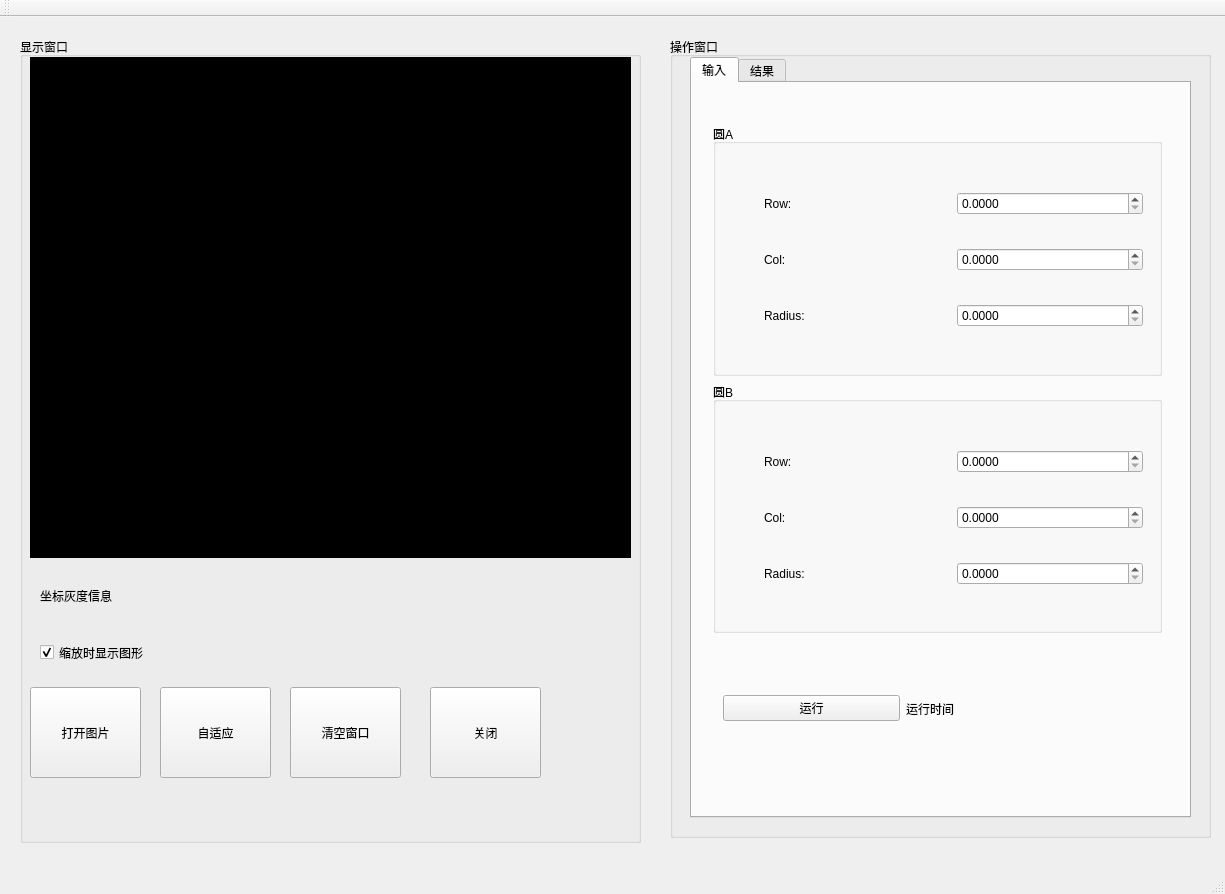
<?xml version="1.0" encoding="UTF-8"?>
<ui version="4.0">
 <class>IntersectionCircleCircleWindowClass</class>
 <widget class="QMainWindow" name="IntersectionCircleCircleWindowClass">
  <property name="geometry">
   <rect>
    <x>0</x>
    <y>0</y>
    <width>1225</width>
    <height>894</height>
   </rect>
  </property>
  <property name="windowTitle">
   <string>IntersectionCircleCircleWindow</string>
  </property>
  <widget class="QWidget" name="centralWidget">
   <widget class="QGroupBox" name="groupBox">
    <property name="geometry">
     <rect>
      <x>20</x>
      <y>20</y>
      <width>621</width>
      <height>806</height>
     </rect>
    </property>
    <property name="title">
     <string>显示窗口</string>
    </property>
    <widget class="CMyLabel" name="lbl_Window">
     <property name="geometry">
      <rect>
       <x>10</x>
       <y>20</y>
       <width>601</width>
       <height>501</height>
      </rect>
     </property>
     <property name="styleSheet">
      <string notr="true">background-color: rgb(0, 0, 0);</string>
     </property>
     <property name="text">
      <string/>
     </property>
    </widget>
    <widget class="QPushButton" name="pBtn_ReadImage">
     <property name="geometry">
      <rect>
       <x>10</x>
       <y>650</y>
       <width>111</width>
       <height>91</height>
      </rect>
     </property>
     <property name="text">
      <string>打开图片</string>
     </property>
    </widget>
    <widget class="QPushButton" name="pBtn_FitImage">
     <property name="geometry">
      <rect>
       <x>140</x>
       <y>650</y>
       <width>111</width>
       <height>91</height>
      </rect>
     </property>
     <property name="text">
      <string>自适应</string>
     </property>
    </widget>
    <widget class="QLabel" name="lbl_Status">
     <property name="geometry">
      <rect>
       <x>20</x>
       <y>550</y>
       <width>591</width>
       <height>18</height>
      </rect>
     </property>
     <property name="text">
      <string>坐标灰度信息</string>
     </property>
    </widget>
    <widget class="QPushButton" name="btn_ClearWindow">
     <property name="geometry">
      <rect>
       <x>270</x>
       <y>650</y>
       <width>111</width>
       <height>91</height>
      </rect>
     </property>
     <property name="text">
      <string>清空窗口</string>
     </property>
    </widget>
    <widget class="QCheckBox" name="ckb_ShowObj">
     <property name="geometry">
      <rect>
       <x>20</x>
       <y>600</y>
       <width>131</width>
       <height>31</height>
      </rect>
     </property>
     <property name="text">
      <string>缩放时显示图形</string>
     </property>
     <property name="checked">
      <bool>true</bool>
     </property>
    </widget>
    <widget class="QPushButton" name="btn_Hide">
     <property name="geometry">
      <rect>
       <x>410</x>
       <y>650</y>
       <width>111</width>
       <height>91</height>
      </rect>
     </property>
     <property name="text">
      <string>关闭</string>
     </property>
    </widget>
   </widget>
   <widget class="QGroupBox" name="groupBox_2">
    <property name="geometry">
     <rect>
      <x>670</x>
      <y>20</y>
      <width>541</width>
      <height>801</height>
     </rect>
    </property>
    <property name="title">
     <string>操作窗口</string>
    </property>
    <widget class="QTabWidget" name="tabWidget_4">
     <property name="geometry">
      <rect>
       <x>20</x>
       <y>20</y>
       <width>501</width>
       <height>761</height>
      </rect>
     </property>
     <property name="currentIndex">
      <number>0</number>
     </property>
     <widget class="QWidget" name="tab_14">
      <attribute name="title">
       <string>输入</string>
      </attribute>
      <widget class="QWidget" name="layoutWidget">
       <property name="geometry">
        <rect>
         <x>10</x>
         <y>30</y>
         <width>471</width>
         <height>531</height>
        </rect>
       </property>
       <layout class="QVBoxLayout" name="verticalLayout">
        <item>
         <widget class="QGroupBox" name="groupBox_3">
          <property name="title">
           <string>圆A</string>
          </property>
          <widget class="QWidget" name="layoutWidget">
           <property name="geometry">
            <rect>
             <x>40</x>
             <y>30</y>
             <width>401</width>
             <height>211</height>
            </rect>
           </property>
           <layout class="QVBoxLayout" name="verticalLayout_2">
            <item>
             <layout class="QHBoxLayout" name="horizontalLayout">
              <item>
               <widget class="QLabel" name="label">
                <property name="text">
                 <string>Row:</string>
                </property>
               </widget>
              </item>
              <item>
               <widget class="QDoubleSpinBox" name="dspb_Row1_CircleA">
                <property name="decimals">
                 <number>4</number>
                </property>
                <property name="maximum">
                 <double>999999999.000000000000000</double>
                </property>
                <property name="singleStep">
                 <double>0.000100000000000</double>
                </property>
               </widget>
              </item>
             </layout>
            </item>
            <item>
             <layout class="QHBoxLayout" name="horizontalLayout_2">
              <item>
               <widget class="QLabel" name="label_2">
                <property name="text">
                 <string>Col:</string>
                </property>
               </widget>
              </item>
              <item>
               <widget class="QDoubleSpinBox" name="dspb_Col1_CircleA">
                <property name="decimals">
                 <number>4</number>
                </property>
                <property name="maximum">
                 <double>999999999.000000000000000</double>
                </property>
                <property name="singleStep">
                 <double>0.000100000000000</double>
                </property>
               </widget>
              </item>
             </layout>
            </item>
            <item>
             <layout class="QHBoxLayout" name="horizontalLayout_3">
              <item>
               <widget class="QLabel" name="label_3">
                <property name="text">
                 <string>Radius:</string>
                </property>
               </widget>
              </item>
              <item>
               <widget class="QDoubleSpinBox" name="dspb_Radius_CircleA">
                <property name="decimals">
                 <number>4</number>
                </property>
                <property name="maximum">
                 <double>999999999.000000000000000</double>
                </property>
                <property name="singleStep">
                 <double>0.000100000000000</double>
                </property>
               </widget>
              </item>
             </layout>
            </item>
           </layout>
          </widget>
         </widget>
        </item>
        <item>
         <widget class="QGroupBox" name="groupBox_4">
          <property name="title">
           <string>圆B</string>
          </property>
          <widget class="QWidget" name="layoutWidget">
           <property name="geometry">
            <rect>
             <x>40</x>
             <y>30</y>
             <width>401</width>
             <height>211</height>
            </rect>
           </property>
           <layout class="QVBoxLayout" name="verticalLayout_3">
            <item>
             <layout class="QHBoxLayout" name="horizontalLayout_5">
              <item>
               <widget class="QLabel" name="label_5">
                <property name="text">
                 <string>Row:</string>
                </property>
               </widget>
              </item>
              <item>
               <widget class="QDoubleSpinBox" name="dspb_Row1_CircleB">
                <property name="decimals">
                 <number>4</number>
                </property>
                <property name="maximum">
                 <double>999999999.000000000000000</double>
                </property>
                <property name="singleStep">
                 <double>0.000100000000000</double>
                </property>
               </widget>
              </item>
             </layout>
            </item>
            <item>
             <layout class="QHBoxLayout" name="horizontalLayout_6">
              <item>
               <widget class="QLabel" name="label_6">
                <property name="text">
                 <string>Col:</string>
                </property>
               </widget>
              </item>
              <item>
               <widget class="QDoubleSpinBox" name="dspb_Col1_CircleB">
                <property name="decimals">
                 <number>4</number>
                </property>
                <property name="maximum">
                 <double>999999999.000000000000000</double>
                </property>
                <property name="singleStep">
                 <double>0.000100000000000</double>
                </property>
               </widget>
              </item>
             </layout>
            </item>
            <item>
             <layout class="QHBoxLayout" name="horizontalLayout_7">
              <item>
               <widget class="QLabel" name="label_7">
                <property name="text">
                 <string>Radius:</string>
                </property>
               </widget>
              </item>
              <item>
               <widget class="QDoubleSpinBox" name="dspb_Radius_CircleB">
                <property name="decimals">
                 <number>4</number>
                </property>
                <property name="maximum">
                 <double>999999999.000000000000000</double>
                </property>
                <property name="singleStep">
                 <double>0.000100000000000</double>
                </property>
               </widget>
              </item>
             </layout>
            </item>
           </layout>
          </widget>
         </widget>
        </item>
       </layout>
      </widget>
      <widget class="QWidget" name="layoutWidget">
       <property name="geometry">
        <rect>
         <x>20</x>
         <y>590</y>
         <width>381</width>
         <height>71</height>
        </rect>
       </property>
       <layout class="QHBoxLayout" name="horizontalLayout_11">
        <item>
         <widget class="QPushButton" name="pb_Run">
          <property name="text">
           <string>运行</string>
          </property>
         </widget>
        </item>
        <item>
         <widget class="QLabel" name="lbl_IntersectCircleCircleCT">
          <property name="text">
           <string>运行时间</string>
          </property>
         </widget>
        </item>
       </layout>
      </widget>
     </widget>
     <widget class="QWidget" name="tab_15">
      <attribute name="title">
       <string>结果</string>
      </attribute>
      <widget class="QWidget" name="layoutWidget">
       <property name="geometry">
        <rect>
         <x>20</x>
         <y>20</y>
         <width>461</width>
         <height>421</height>
        </rect>
       </property>
       <layout class="QVBoxLayout" name="verticalLayout_6">
        <item>
         <layout class="QVBoxLayout" name="verticalLayout_4">
          <item>
           <layout class="QHBoxLayout" name="horizontalLayout_10">
            <item>
             <widget class="QLabel" name="label_9">
              <property name="text">
               <string>Row1:</string>
              </property>
             </widget>
            </item>
            <item>
             <widget class="QLineEdit" name="lineEdit_Row1_ResultCircleCircle"/>
            </item>
           </layout>
          </item>
          <item>
           <layout class="QHBoxLayout" name="horizontalLayout_9">
            <item>
             <widget class="QLabel" name="label_10">
              <property name="text">
               <string>Col1:</string>
              </property>
             </widget>
            </item>
            <item>
             <widget class="QLineEdit" name="lineEdit_Col1_ResultCircleCircle"/>
            </item>
           </layout>
          </item>
         </layout>
        </item>
        <item>
         <layout class="QVBoxLayout" name="verticalLayout_5">
          <item>
           <layout class="QHBoxLayout" name="horizontalLayout_12">
            <item>
             <widget class="QLabel" name="label_11">
              <property name="text">
               <string>Row2:</string>
              </property>
             </widget>
            </item>
            <item>
             <widget class="QLineEdit" name="lineEdit_Row2_ResultCircleCircle"/>
            </item>
           </layout>
          </item>
          <item>
           <layout class="QHBoxLayout" name="horizontalLayout_13">
            <item>
             <widget class="QLabel" name="label_12">
              <property name="text">
               <string>Col2:</string>
              </property>
             </widget>
            </item>
            <item>
             <widget class="QLineEdit" name="lineEdit_Col2_ResultCircleCircle"/>
            </item>
           </layout>
          </item>
         </layout>
        </item>
       </layout>
      </widget>
     </widget>
    </widget>
   </widget>
  </widget>
  <widget class="QMenuBar" name="menuBar">
   <property name="geometry">
    <rect>
     <x>0</x>
     <y>0</y>
     <width>1225</width>
     <height>23</height>
    </rect>
   </property>
  </widget>
  <widget class="QToolBar" name="mainToolBar">
   <attribute name="toolBarArea">
    <enum>TopToolBarArea</enum>
   </attribute>
   <attribute name="toolBarBreak">
    <bool>false</bool>
   </attribute>
  </widget>
  <widget class="QStatusBar" name="statusBar"/>
 </widget>
 <layoutdefault spacing="6" margin="11"/>
 <customwidgets>
  <customwidget>
   <class>CMyLabel</class>
   <extends>QLabel</extends>
   <header>cmylabel.h</header>
  </customwidget>
 </customwidgets>
 <resources/>
 <connections/>
</ui>
